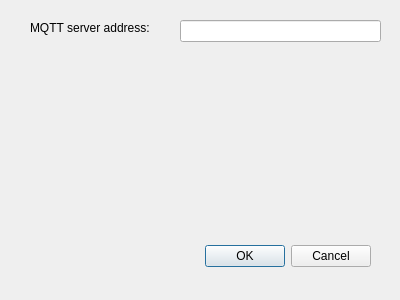
<?xml version="1.0" encoding="UTF-8"?>
<ui version="4.0">
 <class>traysettings</class>
 <widget class="QDialog" name="traysettings">
  <property name="geometry">
   <rect>
    <x>0</x>
    <y>0</y>
    <width>400</width>
    <height>300</height>
   </rect>
  </property>
  <property name="windowTitle">
   <string>Dialog</string>
  </property>
  <widget class="QDialogButtonBox" name="buttonBox">
   <property name="geometry">
    <rect>
     <x>30</x>
     <y>240</y>
     <width>341</width>
     <height>32</height>
    </rect>
   </property>
   <property name="orientation">
    <enum>Qt::Horizontal</enum>
   </property>
   <property name="standardButtons">
    <set>QDialogButtonBox::Cancel|QDialogButtonBox::Ok</set>
   </property>
  </widget>
  <widget class="QLabel" name="label">
   <property name="geometry">
    <rect>
     <x>30</x>
     <y>20</y>
     <width>131</width>
     <height>16</height>
    </rect>
   </property>
   <property name="text">
    <string>MQTT server address:</string>
   </property>
  </widget>
  <widget class="QLineEdit" name="mqttServer">
   <property name="geometry">
    <rect>
     <x>180</x>
     <y>20</y>
     <width>201</width>
     <height>22</height>
    </rect>
   </property>
  </widget>
 </widget>
 <resources/>
 <connections>
  <connection>
   <sender>buttonBox</sender>
   <signal>accepted()</signal>
   <receiver>traysettings</receiver>
   <slot>accept()</slot>
   <hints>
    <hint type="sourcelabel">
     <x>248</x>
     <y>254</y>
    </hint>
    <hint type="destinationlabel">
     <x>157</x>
     <y>274</y>
    </hint>
   </hints>
  </connection>
  <connection>
   <sender>buttonBox</sender>
   <signal>rejected()</signal>
   <receiver>traysettings</receiver>
   <slot>reject()</slot>
   <hints>
    <hint type="sourcelabel">
     <x>316</x>
     <y>260</y>
    </hint>
    <hint type="destinationlabel">
     <x>286</x>
     <y>274</y>
    </hint>
   </hints>
  </connection>
 </connections>
</ui>
